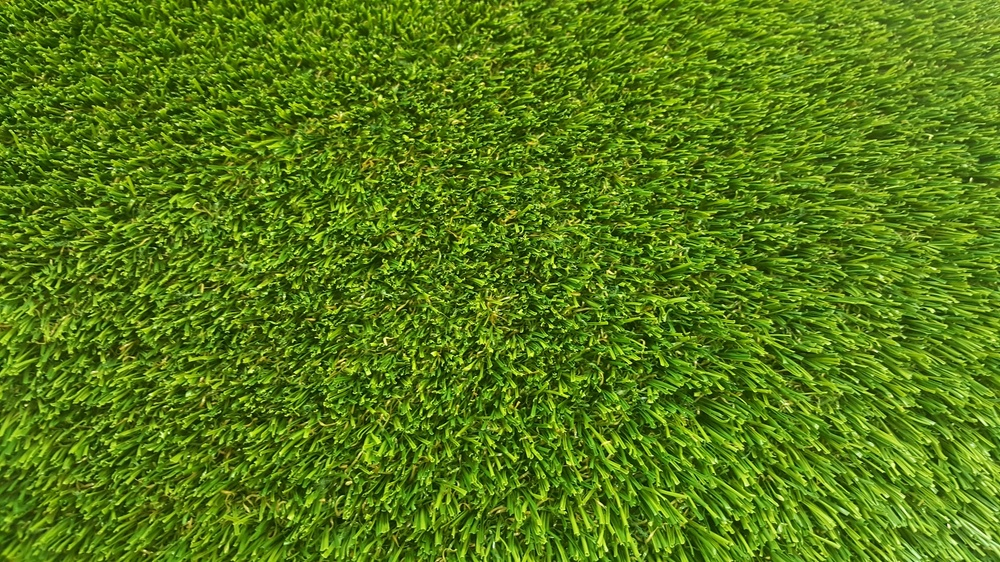
#> input picture ComputationalPhotography/imageQuilting/starter/cs445_proj2_starter_code-2/samples/grass.jpg, 1000 x 562 px, shrunk from 2048 x 1152 before the run
$ jupyter execute --allow-errors Project2.ipynb   (shell and % lines are left out)
#> lines starting #> are read from the running program, lines starting #| are printed output that depends on the picture; after the words box and inside, x2 and y2 are one past the last pixel; in counts of white or black regions, pixels touching at a corner belong together
### ComputationalPhotography/imageQuilting/starter/cs445_proj2_starter_code-2/utils.py
import numpy as np

def cut(err_patch):
    """
    Compute the minimum path frm the left to right side of the patch

    :param err_patch: numpy.ndarray    cost of cutting through each pixel
    :return: numpy.ndarray             a 0-1 mask that indicates which pixels should be on either side of the cut
    """

    # create padding on top and bottom with very large cost
    padding = np.expand_dims(np.ones(err_patch.shape[1]).T*1e10,0)
    err_patch = np.concatenate((padding, err_patch, padding), axis=0)
    h, w = err_patch.shape
    path = np.zeros([h,w], dtype="int")
    cost = np.zeros([h,w])
    cost[:,0] = err_patch[:, 0]
    cost[0,:] = err_patch[0, :]
    cost[cost.shape[0]-1,:] = err_patch[err_patch.shape[0]-1, :]

    # for each column, compute the cheapest connected path to the left
    # cost of path for each row from left upper/same/lower pixel
    for x in range(1,w):
        # cost of path for each row from left upper/same/lower pixel
        tmp = np.vstack((cost[0:h-2,x-1], cost[1:h-1, x-1], cost[2:h, x-1]))
        mi = tmp.argmin(axis=0)
        path[1:h-1, x] = np.arange(1, h-1, 1).T + mi # save the next step of the path
        cost[1:h-1, x] = cost[path[1:h-1, x] - 1, x-1] + err_patch[1:h-1, x]

    path = path[1:path.shape[0]-1, :] - 1
    cost = cost[1:cost.shape[0]-1, :]

    # create the mask based on the best path
    mask = np.zeros(path.shape, dtype="int")
    best_path = np.zeros(path.shape[1], dtype="int")
    best_path[len(best_path)-1] = np.argmin(cost[:, cost.shape[1]-1]) + 1
    mask[0:best_path[best_path.shape[0]-1], mask.shape[1]-1] = 1
    for x in range(best_path.size-1, 0, -1):
        best_path[x-1] = path[best_path[x]-1, x]
        mask[:best_path[x-1], x-1] = 1
    mask ^= 1
    return mask

### ComputationalPhotography/imageQuilting/starter/cs445_proj2_starter_code-2/Project2.ipynb
# Programming Project #2: Image Quilting

## CS445: Computational Photography - Fall 2019

[cell 1]
import cv2
import numpy as np
import matplotlib.pyplot as plt
import utils
import os

[cell 2]
from utils import cut # default cut function for seam finding section

### Part I: Randomly Sampled Texture (10 pts)

[cell 3]
sample_img_dir = 'samples/grass.jpg' # feel free to change
sample_img = None
if os.path.exists(sample_img_dir):
    sample_img = cv2.imread(sample_img_dir)
#> sample_img is the input picture: shape (562, 1000, 3); mean B, G, R 24.3, 123.3, 86.9
    plt.imshow(sample_img)

[cell 4]
def quilt_random(sample, out_size, patch_size):
    """
    Randomly samples square patches of size patchsize from sample in order to create an output image of size outsize.

    :param sample: numpy.ndarray   The image you read from sample directory
    :param out_size: int            The width of the square output image
    :param patch_size: int          The width of the square sample patch
    :return: numpy.ndarray
    """
#> called with out_size = 625, patch_size = 125
    if(patch_size > sample.shape[0] or patch_size > sample.shape[1]):
        print("patch size is bigger than sample image size. fix it")
        return

    # zero initialize our resultant image with int type
    res = np.zeros((out_size, out_size, 3), np.uint8)
    # print("res type and shape ", type(res), res.shape)
    # print("out_size and patch_size ", out_size, patch_size)

    # loop in the steps of patch_size row, coloumns
    # borders that doesn't fit in the patch_size are left untouched
    for i in range(0, out_size, patch_size):
        if(i+patch_size > out_size): break
        for j in range(0, out_size, patch_size):
            if (j+patch_size > out_size): break
            noOfrow = sample.shape[0]
            noOfcol = sample.shape[1]
            # get a random row number between 0 to noOfrow in the sample_img
            # print("error here ", noOfrow, patch_size, noOfrow - patch_size)
            rowrandom = np.random.randint(low = 0, high = noOfrow - patch_size, size = 1)[0]
            # get a random col number between 0 to noOfcol in the sample_img
            colrandom = np.random.randint(low = 0, high = noOfcol - patch_size, size = 1)[0]
            res[i:i+patch_size, j:j+patch_size] = sample[rowrandom:rowrandom+patch_size, colrandom:colrandom+patch_size]
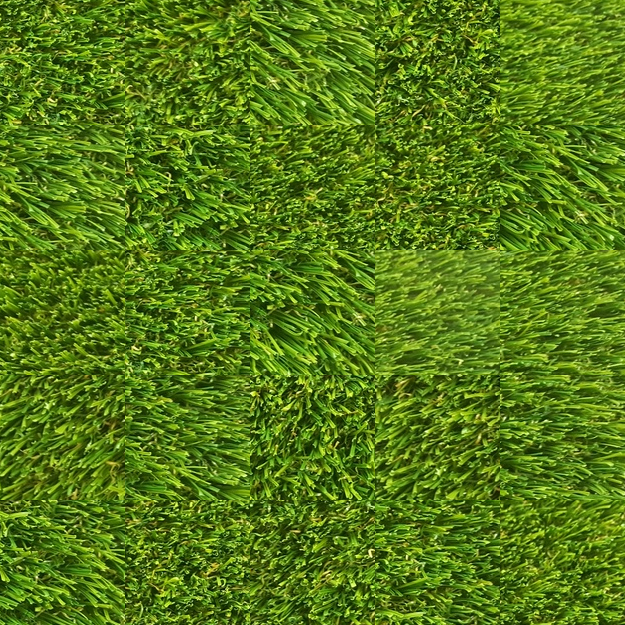
#> res: shape (625, 625, 3); mean B, G, R 24.6, 121.5, 85.1

    return res

[cell 5]
# while choosing out_size should be a multiple of patch_size, otherwise
# we see black area in the edges.
# Also patch_size should be less than the image sizes;
out_size = 625  # feel free to change to debug
patch_size = 125 # feel free to change to debug
res = quilt_random(sample_img, out_size, patch_size)
if res is not None:
    plt.imshow(res)

### Part II: Overlapping Patches (30 pts)

[cell 6]
import pdb
import random
import sys

# T = Template, M = Mask, I = Image
# ssd = ((M*T)**2).sum() - 2 * cv2.filter2D(I, ddepth=-1, kernel = M*T) +
#       cv2.filter2D(I ** 2, ddepth=-1, kernel=M)
def ssd_patch(T, M, I):
    noOfRowI = I.shape[0]
    noOfColI = I.shape[1]
    channels = I.shape[2] # 0, 1, 2

    ssd_0 = np.zeros((noOfRowI, noOfColI), np.uint8)
    ssd_1 = np.zeros((noOfRowI, noOfColI), np.uint8)
    ssd_2 = np.zeros((noOfRowI, noOfColI), np.uint8)
    ssd_0 = ((M*T[:,:,0])**2).sum() - 2 * cv2.filter2D(I[:,:,0], ddepth=-1, kernel = M*T[:,:,0]) + cv2.filter2D(I[:,:,0] ** 2, ddepth=-1, kernel=M)
    ssd_1 = ((M*T[:,:,1])**2).sum() - 2 * cv2.filter2D(I[:,:,1], ddepth=-1, kernel = M*T[:,:,1]) + cv2.filter2D(I[:,:,1] ** 2, ddepth=-1, kernel=M)
    ssd_2 = ((M*T[:,:,2])**2).sum() - 2 * cv2.filter2D(I[:,:,2], ddepth=-1, kernel = M*T[:,:,2]) + cv2.filter2D(I[:,:,2] ** 2, ddepth=-1, kernel=M)

    return ssd_0 + ssd_1 + ssd_2

# input a cost image (each pixel's value is the cost
# of selecting the patch centered at that pixel)
# find the minimum cost minc and then to sample a patch
# within a % of that value: row, col = np.where(cost < minc*(1+tol))
# return a randomly sampled patch with low cost
def choose_sample(cost_image, tol, min_val):
    # If the minimum is approximately zero (which can happen initially),
    # it might make sense to set minc to a larger value
    minc = np.amin(cost_image) # find min value in cost_image
    minc = max(minc, min_val)
    # find co-ordinates of min val. return is a ndarray
    row, col = np.where(cost_image <= minc * (1 + tol))

    # since it is possible to have multiple values, lets just pick a randon number form the
    # list or row values.
    rand_idx = random.randrange(0, len(row)-1)
    return (row[rand_idx], col[rand_idx])

def quilt_simple(sample, out_size, patch_size, overlap, tol):
    """
    Quilts square patches of size patchsize from sample in order to create an output image of size outsize.
    Feel free to add function parameters
    :param sample: numpy.ndarray
    :param out_size: int
    :param patch_size: int
    :param overlap: int
    :param tol: int
    :return: numpy.ndarray
    """
#> called with out_size = 625, patch_size = 125, overlap = 50, tol = 6e-05
    min_val = 0.1
    res = np.zeros((out_size, out_size, 3), np.uint8)
    for i in range(0, out_size, patch_size - overlap):
        for j in range(0, out_size, patch_size - overlap):

            # shrink the patch to accomodate the smaller regions in the borders.
            patch_row = min(i + patch_size, out_size) - i
            patch_col = min(j + patch_size, out_size) - j

            # The mask has the same size as the patch template
            # and has values of 1 in the overlapping region
            # and values of 0 elsewhere.
            mask = np.zeros((patch_row, patch_col))
            if (i > 0):
                mask[:overlap, :] = 1
            if (j > 0):
                mask[:, :overlap] = 1

            # get the area tha needs to patched from the final result image
            patch = res[i:i+patch_row, j:j+patch_col]

            # calculate the ssd value of the image patch, sample image
            # and the mask. mask has the overlap area covered.
            # 192,192,3:5x5:5,5,3
            cost_image = np.zeros((patch_row, patch_col), np.uint8)
            cost_image = ssd_patch(patch, mask, sample)

            # since we are looking for the minc from the patch, need to make
            # sure that other values are not selected. So marking all the other values
            # to max size. Since we are looking for only min value.
            patch_row_mid = int(patch_row/2) + 1
            patch_col_mid = int(patch_col/2) + 1
            cost_image[:patch_row_mid, :] = sys.maxsize
            cost_image[-patch_row_mid:, :] = sys.maxsize
            cost_image[:, :patch_col_mid] = sys.maxsize
            cost_image[:, -patch_col_mid:] = sys.maxsize

            # generate the quilt patch
            row, col = choose_sample(cost_image, tol, min_val)

            quilt_patch = sample[row - int(patch_row/2):row + int((patch_row+1)/2), col - int(patch_col/2):col + int((patch_col+1)/2)]
            # update the final result image with the quilt patch
            res[i:i+patch_row, j:j+patch_col] = quilt_patch
#> this loop made 9 passes
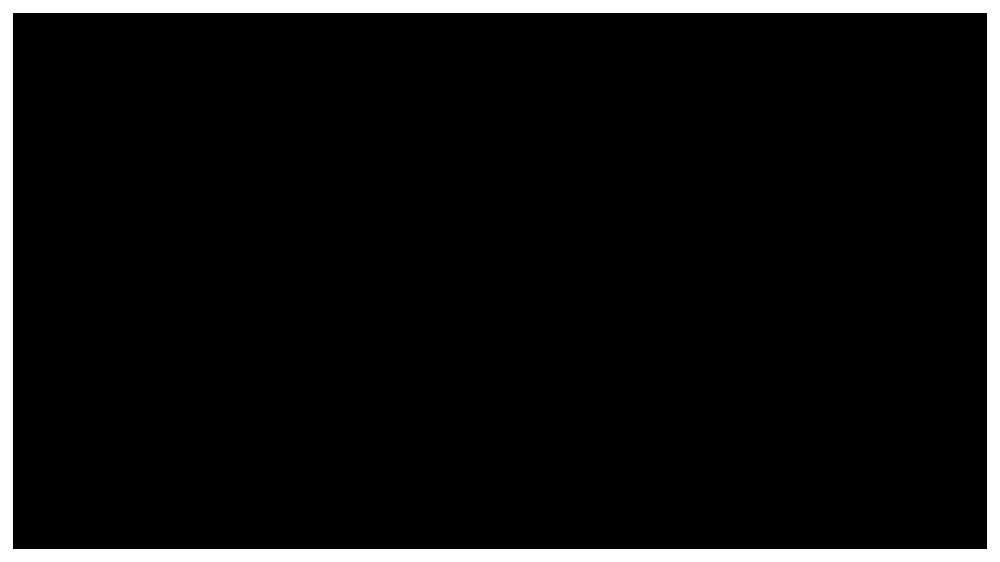
#> cost_image: shape (562, 1000) float64; values 12545492 (black) and 9.22e+18 (white), 7.1% white; 1 white region, box (x1, y1, x2, y2) and area: (0, 0, 1000, 562) 39936
#> mask: shape (25, 25) float64; every value is 1
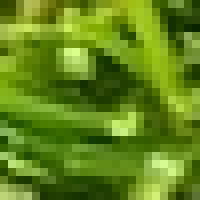
#> patch: shape (25, 25, 3) (shown 8 times larger); mean B, G, R 25.7, 133.4, 97.9
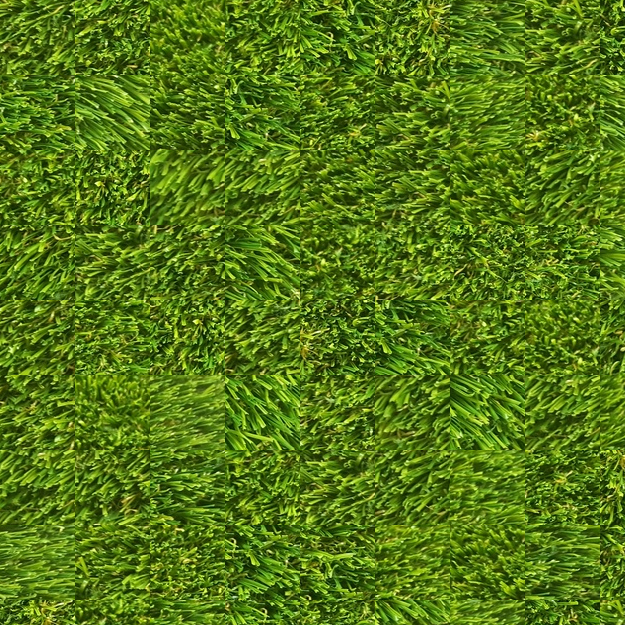
#> res: shape (625, 625, 3); mean B, G, R 23.5, 119.8, 84.6
    return res

[cell 7]
out_size = 625
patch_size = 125
overlap = 50
tol = 0.00006

res = quilt_simple(sample_img, out_size, patch_size, overlap, tol) #feel free to change parameters to get best results
if res is not None:
    plt.imshow(res)

### Part III: Seam Finding (20 pts)

[cell 8]
# optional or use cut(err_patch) directly
def customized_cut(bndcost):
    pass

[cell 9]
def quilt_cut(sample, out_size, patch_size, overlap, tol):
    """
    Samples square patches of size patchsize from sample using seam finding in order to create an output image of size outsize.
    Feel free to add function parameters
    :param sample: numpy.ndarray
    :param out_size: int
    :param patch_size: int
    :param overlap: int
    :param tol: float
    :return: numpy.ndarray
    """
#> called with out_size = 625, patch_size = 125, overlap = 50, tol = 6e-05
    min_val = 0.1
    res = np.zeros((out_size, out_size, 3), np.uint8)
    for i in range(0, out_size, patch_size - overlap):
        for j in range(0, out_size, patch_size - overlap):

            # shrink the patch to accomodate the smaller regions in the borders.
            patch_row = min(i + patch_size, out_size) - i
            patch_col = min(j + patch_size, out_size) - j

            di = patch_row
            dj = patch_col

            # The mask has the same size as the patch template
            # and has values of 1 in the overlapping region
            # and values of 0 elsewhere.
            mask = np.zeros((patch_row, patch_col))
            if (i > 0):
                mask[:overlap, :] = 1
            if (j > 0):
                mask[:, :overlap] = 1

            # get the area tha needs to patched from the final result image
            patch = res[i:i+patch_row, j:j+patch_col]

            # calculate the ssd value of the image patch, sample image
            # and the mask. mask has the overlap area covered.
            # 192,192,3:5x5:5,5,3
            cost_image = np.zeros((patch_row, patch_col), np.uint8)
            cost_image = ssd_patch(patch, mask, sample)

            # since we are looking for the minc from the patch, need to make
            # sure that other values are not selected. So marking all the other values
            # to max size. Since we are looking for only min value.
            patch_row_mid = int(patch_row/2) + 1
            patch_col_mid = int(patch_col/2) + 1
            cost_image[:patch_row_mid, :] = sys.maxsize
            cost_image[-patch_row_mid:, :] = sys.maxsize
            cost_image[:, :patch_col_mid] = sys.maxsize
            cost_image[:, -patch_col_mid:] = sys.maxsize


            # check from here;;;
            # generate the quilt patch
            row, col = choose_sample(cost_image, tol, min_val)
            cut_mask = np.ones((patch_size, patch_size))
            p = row
            q = col

            if (i > 0):
                sdif = (res[i:i+overlap,j:j+dj] - sample[p-int(di/2):p-int(di/2)+overlap,q-int(dj/2):q+int((dj+1)/2)]) ** 2
                check_mask = cut(sdif.sum(axis=2))
#> this loop made 9 passes
#> pass 2, in cut, `err_patch = np.concatenate((padding, err_patch, padding), axis=0)`:
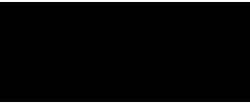
#> err_patch: shape (52, 125) float64 (shown 2 times larger); min 0, max 1e+10, mean 384615666.2; drawn with min black and max white
#> pass 2, in cut, `cost = cost[1:cost.shape[0]-1, :]`:
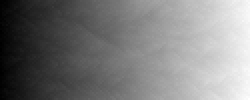
#> cost: shape (50, 125) float64 (shown 2 times larger); min 64, max 20564, mean 10062.9; drawn with min black and max white
#> after the loop:
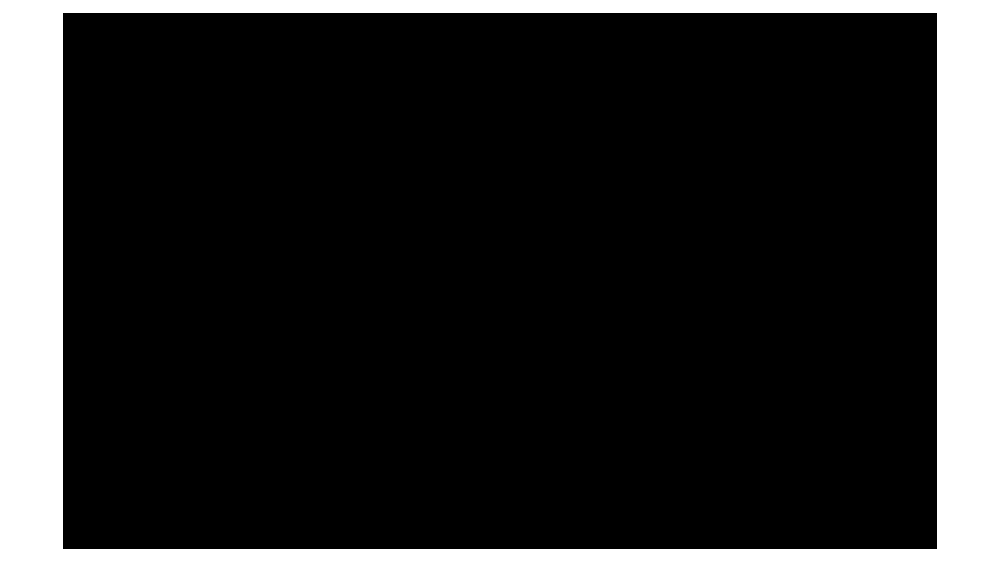
#> cost_image: shape (562, 1000) float64; values 765 (black) and 9.22e+18 (white), 16.6% white; 1 white region, box (x1, y1, x2, y2) and area: (0, 0, 1000, 562) 93536
#> after the loop: mask: shape (25, 125) float64; every value is 1
#> after the loop: patch: shape (25, 125, 3); every value is 0

    return res
